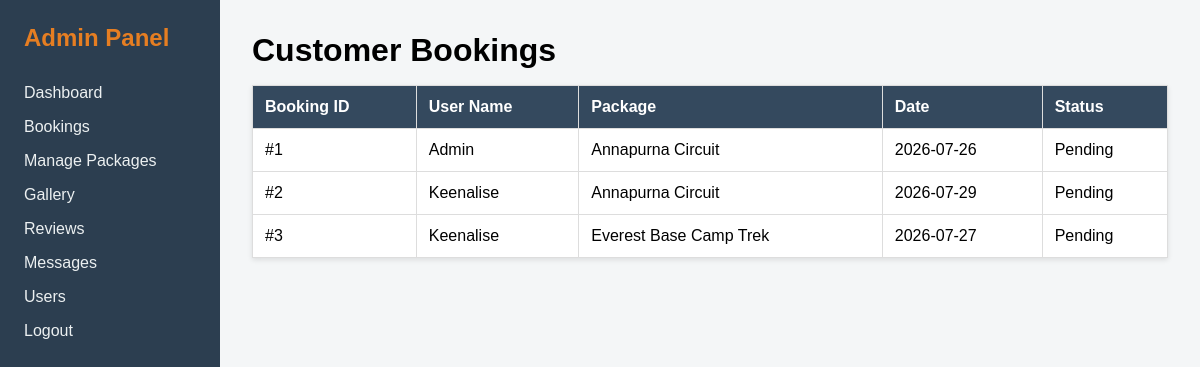
/admin/bookings.php (signed in), run on an earlier commit of the app's database.
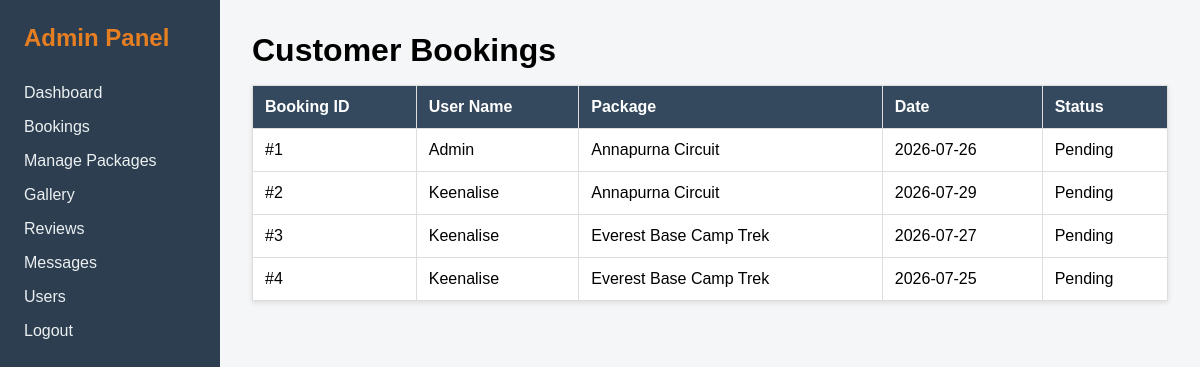
And on a later commit of the database.
### tables this page shows
CREATE TABLE `bookings` (
  `id` int NOT NULL AUTO_INCREMENT,
  `user_id` int NOT NULL,
  `package_name` varchar(150) DEFAULT NULL,
  `booking_date` date DEFAULT NULL,
  `status` enum('pending','confirmed','cancelled') DEFAULT 'pending',
  PRIMARY KEY (`id`),
  KEY `user_id` (`user_id`),
  CONSTRAINT `bookings_ibfk_1` FOREIGN KEY (`user_id`) REFERENCES `users` (`id`)
);

CREATE TABLE `users` (
  `id` int NOT NULL AUTO_INCREMENT,
  `name` varchar(100) NOT NULL,
  `email` varchar(150) NOT NULL,
  `password` varchar(255) NOT NULL,
  `role` enum('user','admin') DEFAULT 'user',
  `created_at` timestamp NULL DEFAULT CURRENT_TIMESTAMP,
  PRIMARY KEY (`id`),
  UNIQUE KEY `email` (`email`)
);

### admin/bookings.php (the view, shortened to what this page needs)
<?php
include '../includes/connection.php';
$query = "SELECT bookings.id, users.name as user_name, bookings.package_name, bookings.booking_date, bookings.status
          FROM bookings
          JOIN users ON bookings.user_id = users.id";
$result = $conn->query($query);
?>
<!DOCTYPE html>
<html lang="en">
<head>
</head>
<body>
    <div class="admin-layout">
        <aside class="sidebar">
            <h2 style="color: #e67e22; margin-bottom: 2rem;">Admin Panel</h2>
            <ul>
                <li><a href="dashboard.php">Dashboard</a></li>
                <li><a href="bookings.php">Bookings</a></li>
                <li><a href="packages.php">Manage Packages</a></li>
                <li><a href="gallery.php">Gallery</a></li>
                <li><a href="reviews.php">Reviews</a></li>
                <li><a href="messages.php">Messages</a></li>
                <li><a href="users.php">Users</a></li>
                <li><a href="logout.php">Logout</a></li>
            </ul>
        </aside>
        <main class="main-content">
            <h1>Customer Bookings</h1>
            <table>
                <thead>
                    <tr>
                        <th>Booking ID</th>
                        <th>User Name</th>
                        <th>Package</th>
                        <th>Date</th>
                        <th>Status</th>
                    </tr>
                </thead>
                <tbody>
                    <?php if ($result && $result->num_rows > 0): ?>
                        <?php while($row = $result->fetch_assoc()): ?>
                            <tr>
                                <td>#<?php echo $row['id']; ?></td>
                                <td><?php echo htmlspecialchars($row['user_name']); ?></td>
                                <td><?php echo htmlspecialchars($row['package_name']); ?></td>
                                <td><?php echo $row['booking_date']; ?></td>
                                <td><?php echo ucfirst($row['status']); ?></td>
                            </tr>
                        <?php endwhile; ?>
                    <?php else: ?>
                        <tr>
                            <td colspan="5">No bookings found.</td>
                        </tr>
                    <?php endif; ?>
                </tbody>
            </table>
        </main>
    </div>
</body>
</html>

What changed in the data, as far as the page shows it:
added bookings: id "4", user.name "Keenalise", package_name "Everest Base Camp Trek", booking_date "2026-07-25", status "Pending"
